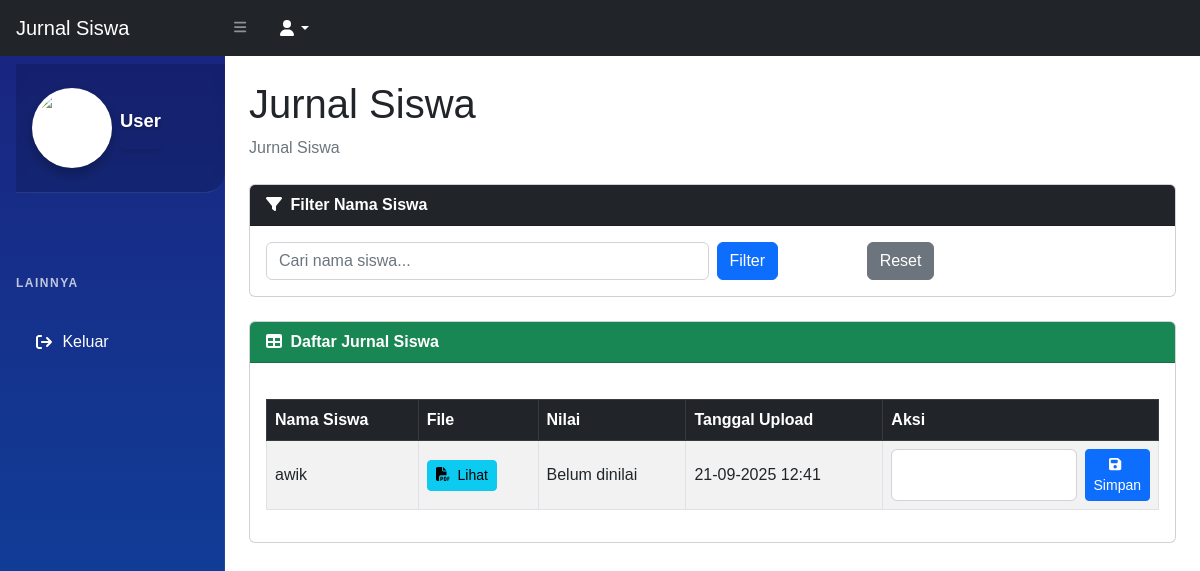
Screenshot of /home/siswa_jurnal.php (signed in) with the database file from the repository.
### tables this page shows
CREATE TABLE `jurnal_siswa` (
  `id` int(11) NOT NULL,
  `id_siswa` int(11) DEFAULT NULL,
  `file_jurnal` varchar(255) DEFAULT NULL,
  `nilai` int(11) DEFAULT NULL,
  `tanggal_upload` datetime DEFAULT NULL
);

CREATE TABLE `siswa` (
  `id_siswa` int(11) NOT NULL,
  `nisn` varchar(50) NOT NULL,
  `nama` varchar(50) NOT NULL,
  `kelas` varchar(50) NOT NULL,
  `konsentrasi` varchar(50) NOT NULL,
  `no_telepon` varchar(255) NOT NULL,
  `password` varchar(255) NOT NULL,
  `foto` varchar(255) NOT NULL
);

### home/siswa_jurnal.php (the view, shortened to what this page needs)
<?php
require 'functions.php';
$hak_akses = $_SESSION['hak_akses'];
$filter_nama = '';
$where_nama = '';
if ($hak_akses === 'siswa') {
    $idsiswa = $_SESSION['id_siswa'];
    $list = mysqli_query($conn, "
        SELECT js.*, s.nama, s.konsentrasi
        FROM jurnal_siswa js
        LEFT JOIN siswa s ON js.id_siswa = s.id_siswa
        WHERE js.id_siswa='$idsiswa'
        ORDER BY js.tanggal_upload DESC
    ");
} else {
    $id_guru = $_SESSION['id_gurupem'] ?? $_SESSION['id_gurukaprok'];
    $resGuru = mysqli_query($conn, "SELECT jurusan FROM gurupembimbing WHERE id_gurupem='$id_guru'
                                     UNION
                                     SELECT jurusan FROM gurukaprok WHERE id_gurukaprok='$id_guru'");
    $guru = mysqli_fetch_assoc($resGuru);
    $jurusan_guru = $guru['jurusan'];
    $list = mysqli_query($conn, "
        SELECT js.*, s.nama, s.konsentrasi
        FROM jurnal_siswa js
        LEFT JOIN siswa s ON js.id_siswa = s.id_siswa
        WHERE s.konsentrasi='$jurusan_guru' $where_nama
        ORDER BY js.tanggal_upload DESC
    ");
}
?>
<!DOCTYPE html>
<html lang="en">
<head>
  <link href="assets/css/bootstrap.min.css" rel="stylesheet">
  <link href="assets/css/styles.css" rel="stylesheet">
</head>
<body class="sb-nav-fixed">
  <nav class="sb-topnav navbar navbar-expand navbar-dark bg-dark">
    <a class="navbar-brand ps-3" href="index.php">Jurnal Siswa</a>
    <button class="btn btn-link btn-sm order-1 order-lg-0 me-4 me-lg-0" id="sidebarToggle">
      <i class="fas fa-bars"></i>
    </button>
    <ul class="navbar-nav ms-auto ms-md-0 me-3 me-lg-4">
      <li class="nav-item dropdown">
        <a class="nav-link dropdown-toggle" id="navbarDropdown" href="#" role="button" data-bs-toggle="dropdown">
          <i class="fas fa-user fa-fw"></i>
        </a>
      </li>
    </ul>
  </nav>
  <div id="layoutSidenav">
    <?php include 'menu.php'; ?>
    <div id="layoutSidenav_content">
      <main class="container-fluid px-4">
        <h1 class="mt-4"><?= $hak_akses === 'siswa' ? 'Jurnal Saya' : 'Jurnal Siswa' ?></h1>
        <ol class="breadcrumb mb-4">
          <li class="breadcrumb-item active">Jurnal Siswa</li>
        </ol>
        <?php if ($hak_akses !== 'siswa'): ?>
          <div class="card mb-4">
            <div class="card-header bg-dark text-white">
              <i class="fas fa-filter me-1"></i> Filter Nama Siswa
            </div>
            <div class="card-body">
              <form method="get" class="row g-2">
                <div class="col-md-6">
                  <input type="text" name="nama" class="form-control" placeholder="Cari nama siswa..." value="<?= htmlspecialchars($filter_nama) ?>">
                </div>
                <div class="col-md-2">
                  <button class="btn btn-primary">Filter</button>
                </div>
                <div class="col-md-2">
                  <a href="siswa_jurnal.php" class="btn btn-secondary">Reset</a>
                </div>
              </form>
            </div>
          </div>
        <?php endif; ?>
        <div class="card mb-4">
          <div class="card-header bg-success text-white">
            <i class="fas fa-table me-1"></i> <?= $hak_akses === 'siswa' ? 'Jurnal Saya' : 'Daftar Jurnal Siswa' ?>
          </div>
          <div class="card-body">
            <div class="table-responsive">
              <table class="table table-striped table-hover table-bordered table-rounded" style="width:100%">
                <thead class="table-dark">
                  <tr>
                    <?php if ($hak_akses !== 'siswa'): ?>
                      <th>Nama Siswa</th>
                    <?php endif; ?>
                    <th>File</th>
                    <th>Nilai</th>
                    <th>Tanggal Upload</th>
                    <?php if ($hak_akses !== 'siswa'): ?>
                      <th>Aksi</th>
                    <?php else: ?>
                      <th>Edit</th>
                    <?php endif; ?>
                  </tr>
                </thead>
                <tbody>
                  <?php while ($row = mysqli_fetch_assoc($list)): ?>
                    <tr>
                      <?php if ($hak_akses !== 'siswa'): ?>
                        <td><?= htmlspecialchars($row['nama']) ?></td>
                      <?php endif; ?>
                      <td>
                        <a href="assets/jurnal/<?= $row['file_jurnal'] ?>" target="_blank" class="btn btn-sm btn-info">
                          <i class="fa fa-file-pdf me-1"></i> Lihat
                        </a>
                      </td>
                      <td><?= $row['nilai'] ?? 'Belum dinilai' ?></td>
                      <td><?= date('d-m-Y H:i', strtotime($row['tanggal_upload'])) ?></td>
                      <?php if ($hak_akses !== 'siswa'): ?>
                        <td>
                          <form method="post" class="d-flex">
                            <input type="number" name="nilai" min="0" max="100" class="form-control me-2" value="<?= $row['nilai'] ?? '' ?>" required>
                            <button type="submit" name="beri_nilai" class="btn btn-primary btn-sm">
                              <i class="fa fa-save me-1"></i> Simpan
                            </button>
                          </form>
                        </td>
                      <?php endif; ?>
                    </tr>
                  <?php endwhile; ?>
                </tbody>
              </table>
            </div>
          </div>
        </div>
      </main>
    </div>
  </div>
</body>
</html>

### home/siswa_jurnal.php (style rules this page uses)
body { font-family: 'Poppins', sans-serif; }
.card { margin-bottom: 2rem; }
.table th, .table td { vertical-align: middle; }

### home/menu.php (style rules this page uses)
:root { --sidebar-width: 250px; --sidebar-collapsed-width: 80px; --sidebar-bg: linear-gradient(180deg, #1a237e 0%, #0d47a1 100%); --sidebar-hover: rgba(255,255,255,0.12); --sidebar-active: rgba(255,255,255,0.18); --sidebar-text: #fff; --sidebar-icon: rgba(255,255,255,0.85); --transition-speed: 0.28s; }
.nav-link { color: var(--sidebar-text); padding: 0.9rem 1.3rem; margin: 0.3rem 0.85rem; border-radius: 14px; display: flex; align-items: center; transition: all 0.25s ease; position: relative; overflow: hidden; text-decoration: none; font-weight: 500; }
.nav-link::before { content: ''; position: absolute; left: 0; top: 0; height: 100%; width: 6px; background: var(--accent-medium); opacity: 0; transition: all 0.25s ease; border-radius: 0 6px 6px 0; }

### rows the page displays
jurnal_siswa: id_siswa.nama "awik", nilai "Belum dinilai", tanggal_upload "21-09-2025 12:41"

### other values shown
$nama "User"
